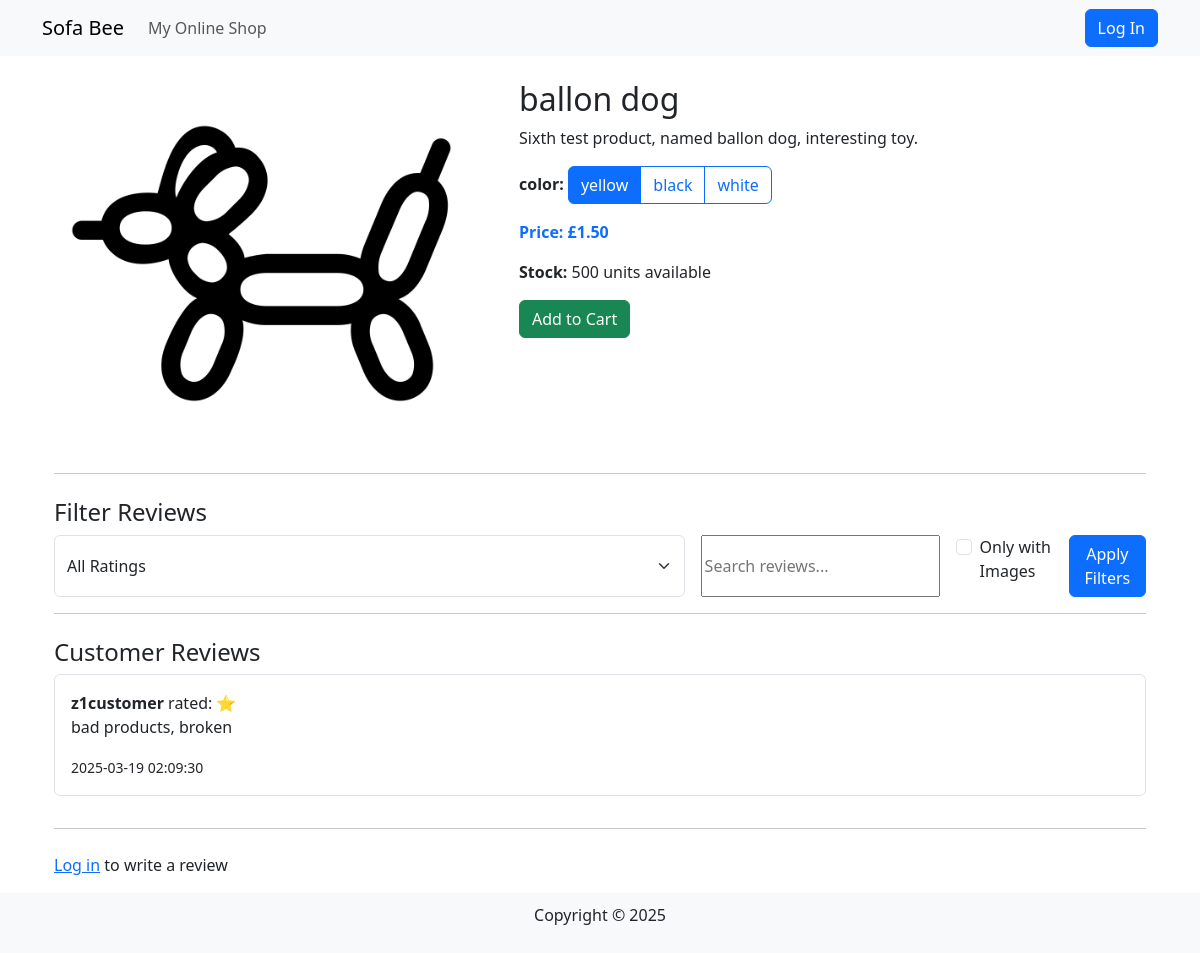
Page /products/6/ on the committed database.
### products/models.py (models this page shows, shortened)
class Product(models.Model):
    name = models.CharField(max_length=255)
    description = models.TextField()
    price = models.DecimalField(max_digits=10, decimal_places=2)
    category = models.ForeignKey(Category, on_delete=models.SET_NULL, null=True, blank=True)
    image = models.ImageField(upload_to='products/', blank=True, null=True)
    seller = models.ForeignKey(User, on_delete=models.CASCADE, null=True, blank=True)
    stock = models.PositiveIntegerField(default=0)
    created_at = models.DateTimeField(auto_now_add=True)

class ProductAttribute(models.Model):
    product = models.ForeignKey(Product, on_delete=models.CASCADE, related_name="attributes")
    name = models.CharField(max_length=100)

class ProductAttributeValue(models.Model):
    attribute = models.ForeignKey(ProductAttribute, on_delete=models.CASCADE, related_name="values")
    value = models.CharField(max_length=100)

class ProductVariant(models.Model):
    product = models.ForeignKey(Product, on_delete=models.CASCADE, related_name="variants")
    attribute_values = models.ManyToManyField(ProductAttributeValue)
    price = models.DecimalField(max_digits=10, decimal_places=2)
    stock = models.PositiveIntegerField(default=0)
    is_default = models.BooleanField(default=False)

### reviews/models.py (models this page shows, shortened)
class Review(models.Model):
    product = models.ForeignKey(Product, on_delete=models.CASCADE, related_name="reviews")  # related to the products
    user = models.ForeignKey(User, on_delete=models.CASCADE)  # related user
    rating = models.IntegerField(choices=[(i, i) for i in range(1, 6)])  # rate (1-5)
    comment = models.TextField()  # comment
    created_at = models.DateTimeField(auto_now_add=True)  # time
    image = models.ImageField(upload_to='reviews/', blank=True, null=True)  # review by image
    def get_stars(self):
        return range(self.rating)

### products/views.py (the view)
# urls.py: path('<int:product_id>/', product_detail, name='product_detail'),
def product_detail(request, product_id):
    product = get_object_or_404(Product, id=product_id)
    if product is None:
        return render(request, "404.html", {"message": "No Product matches the given query."}, status=404)
    reviews = product.reviews.all()
    variants = ProductVariant.objects.filter(product=product)
    has_variants = variants.exists()
    """
    # handle review filter
    for review in reviews:
        review["rating"] = int(review["rating"])
        review["stars"] = range(review["rating"])
    """
    attributes = {}
    if has_variants:
        for variant in variants:
            for attr_value in variant.attribute_values.all():
                attr = attr_value.attribute
                if attr.id not in attributes:
                    attributes[attr.id] = {
                        'id': attr.id,
                        'name': attr.name,
                        'values': []
                    }
                value_dict = {
                    'id': attr_value.id,
                    'value': attr_value.value
                }
                if value_dict not in attributes[attr.id]['values']:
                    attributes[attr.id]['values'].append(value_dict)
    variants_json = []
    for variant in variants:
        variants_json.append({
            'id': variant.id,
            'price': str(variant.price),
            'stock': variant.stock,
            'is_default': variant.is_default,
            'attribute_values': list(variant.attribute_values.values_list('id', flat=True))
        })
    default_variant = None
    if has_variants:
        try:
            default_variant = variants.get(is_default=True)
        except ProductVariant.DoesNotExist:
            default_variant = variants.first()
    if request.method == 'POST':
        form = ReviewForm(request.POST, request.FILES)
        if form.is_valid():
            review = form.save(commit=False)
            review.product = product
            review.user = request.user
            review.save()
            messages.success(request, "Your review has been submitted!")
            return redirect('products:product_detail', product_id=product.id)
    else:
        form = ReviewForm()
    context = {
        "product": product,
        "reviews": reviews,
        "form": form,
        "has_variants": has_variants,
        "attributes": list(attributes.values()),
        "variants_json": json.dumps(variants_json, cls=DjangoJSONEncoder),
        "default_variant": default_variant
    }
    return render(request, "products/product_detail.html", context)

### reviews/forms.py
class ReviewForm(forms.ModelForm):
    class Meta:
        model = Review
        fields = ['rating', 'comment', 'image']
        widgets = {
            'rating': forms.Select(attrs={'class': 'form-select'}),
            'comment': forms.Textarea(attrs={'class': 'form-control'}),
            'image': forms.FileInput(attrs={'class': 'form-control'}),
        }

### cart/context_processors.py (called while the page is built)
def cart_processor(request):
    cart = None
    cart_total_items = 0
    if request.user.is_authenticated:
        try:
            cart = Cart.objects.get(user=request.user)
            cart_total_items = cart.items.count()
        except Cart.DoesNotExist:
            pass
    return {
        'cart': cart,
        'cart_total_items': cart_total_items
    }

### products/templates/products/product_detail.html (shortened to what this page needs)
{% extends "base.html" %}
{% load static %}
{% block extra_css %}
<link rel="stylesheet" href="{% static 'css/product-detail.css' %}">
{% endblock %}
{% block content %}
<div class="container mt-4">
    <div class="row">
        <div class="col-md-5">
            {% if product.image %}
            <img src="{{ product.image.url }}" alt="{{ product.name }}" class="img-fluid">
            {% else %}
            <div class="text-center py-5 bg-light">No Image Available</div>
            {% endif %}
        </div>
        <div class="col-md-7">
            <h2>{{ product.name }}</h2>
            <p>{{ product.description }}</p>
            {% if has_variants %}
                <div id="variant-selection" class="mb-3">
                    {% for attribute in attributes %}
                        <div class="mb-3">
                            <label class="form-label"><strong>{{ attribute.name }}:</strong></label>
                            <div class="btn-group attribute-options" role="group" data-attribute-id="{{ attribute.id }}">
                                {% for value in attribute.values %}
                                    <label class="btn btn-outline-primary" for="attr_{{ attribute.id }}_{{ value.id }}">{{ value.value }}</label>
                                {% endfor %}
                            </div>
                        </div>
                    {% endfor %}
                </div>
                <p class="text-primary"><strong>Price: £<span id="variant-price">
                    {% if default_variant %}{{ default_variant.price }}{% else %}{{ product.price }}{% endif %}
                </span></strong></p>
                <p><strong>Stock:</strong> <span id="variant-stock">
                    {% if default_variant %}{{ default_variant.stock }}{% else %}{{ product.stock }}{% endif %}
                </span> units available</p>
                <button class="btn btn-success" id="add-to-cart-btn">Add to Cart</button>
            {% else %}
                <p class="text-primary"><strong>Price: £{{ product.price }}</strong></p>
                <p><strong>Category:</strong> {{ product.category.name }}</p>
                <p><strong>Stock:</strong> {{ product.stock }} units available</p>
                <button class="btn btn-success" onclick="addToCart({{ product.id }})">Add to Cart</button>
            {% endif %}
        </div>
    </div>
    <hr>
    <div class="row mt-4">
        <div class="col-md-12">
            <h4>Filter Reviews</h4>
            <div class="d-flex gap-3">
                <select id="filter-rating" class="form-select">
                    <option value="">All Ratings</option>
                </select>
                <input type="text" id="filter-keyword" placeholder="Search reviews...">
                <div class="form-check">
                    <input type="checkbox" class="form-check-input" id="filter-images">
                    <label for="filter-images" class="form-check-label">Only with Images</label>
                </div>
                <button class="btn btn-primary" id="apply-filters-btn">Apply Filters</button>
            </div>
        </div>
    </div>
    <hr>
    <div class="row mt-4">
        <div class="col-md-12">
            <h4>Customer Reviews</h4>
            <div id="reviews-list">
                {% for review in reviews %}
                    <div class="review-card p-3 border rounded mb-3">
                        <strong>{{ review.user.username }}</strong> rated:
                        <span class="rating-stars">
                            {% for _ in review.get_stars %}
                                ⭐
                            {% endfor %}
                        </span>
                        <p>{{ review.comment }}</p>
                        <small>{{ review.created_at|date:"Y-m-d H:i:s" }}</small>
                    </div>
                {% empty %}
                    <p>No reviews available.</p>
                {% endfor %}
            </div>
        </div>
    </div>
    <hr>
    <div class="row mt-4">
        <div class="col-md-12">
            {% if user.is_authenticated %}
                {% if user.userprofile.user_type == 'regular' %}
                    <h4>Write a Review</h4>
                    <form id="review-form" method="POST" action="/products/reviews/add/{{ product.id }}/" enctype="multipart/form-data">
                        {% csrf_token %}
                        <div class="mb-3">
                            <label for="rating" class="form-label">Rating:</label>
                            <select id="rating" class="form-select" name="rating" required>
                                <option value="5">⭐⭐⭐⭐⭐</option>
                                <option value="4">⭐⭐⭐⭐</option>
                                <option value="3">⭐⭐⭐</option>
                                <option value="2">⭐⭐</option>
                                <option value="1">⭐</option>
                            </select>
                        </div>
                        <div class="mb-3">
                            <label for="comment" class="form-label">Comment:</label>
                            <textarea id="comment" class="form-control" name="comment" required></textarea>
                        </div>
                        <div class="mb-3">
                            <label for="image" class="form-label">Image (optional):</label>
                            <input type="file" id="image" class="form-control" name="image" lang="en">
                        </div>
                        <button type="submit" class="btn btn-success">Submit Review</button>
                    </form>
                {% elif user.userprofile.user_type == 'merchant' %}
                    <div class="alert alert-info">
                        <p>As a merchant, you cannot submit reviews. This feature is only available to regular users.</p>
                    </div>
                {% endif %}
            {% else %}
                <p><a href="{% url 'users:login' %}">Log in</a> to write a review</p>
            {% endif %}
        </div>
    </div>
</div>
{% endblock %}

### static/css/product-detail.css (style rules this page uses)
.review-card { transition: all 0.2s ease; }
.rating-stars { color: #ffc107; }

### products/templates/base.html (style rules this page uses)
body { display: flex; flex-direction: column; min-height: 100vh; }

### rows in the picture
Product: image (picture), name "ballon dog", description "Sixth test product, named ballon dog, interesting toy."
ProductAttribute: name "color"
ProductAttributeValue: value "yellow"
ProductAttributeValue: value "black"
ProductAttributeValue: value "white"
ProductVariant: price "1.50", stock "500"
Review: user.username "z1customer", rating 1 (drawn), comment "bad products, broken", created_at "2025-03-19 02:09:30"
